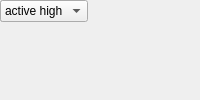
<?xml version="1.0" encoding="UTF-8"?>
<ui version="4.0">
 <class>MainWindow</class>
 <widget class="QMainWindow" name="MainWindow">
  <property name="windowTitle"><string>Edge Detect</string></property>
  <widget class="QWidget" name="centralwidget">
   <!-- NOTE: this is a simplified structural mirror of the generated
        <module>_ui.py, not a full round-trip Designer file. Regenerate
        both from the same spec if you need to edit layout by hand. -->
       <widget class="QLabel" name="label_edge_type">
     <property name="text"><string>Edge Type</string></property>
    </widget>
       <widget class="QComboBox" name="edge_type">
     <item><property name="text"><string>rising</string></property></item>
     <item><property name="text"><string>falling</string></property></item>
     <item><property name="text"><string>both</string></property></item>
    </widget>
       <widget class="QLabel" name="label_polarity">
     <property name="text"><string>Output Polarity</string></property>
    </widget>
       <widget class="QComboBox" name="polarity">
     <item><property name="text"><string>active high</string></property></item>
     <item><property name="text"><string>active low</string></property></item>
    </widget>
  </widget>
 </widget>
 <resources/>
 <connections/>
</ui>
